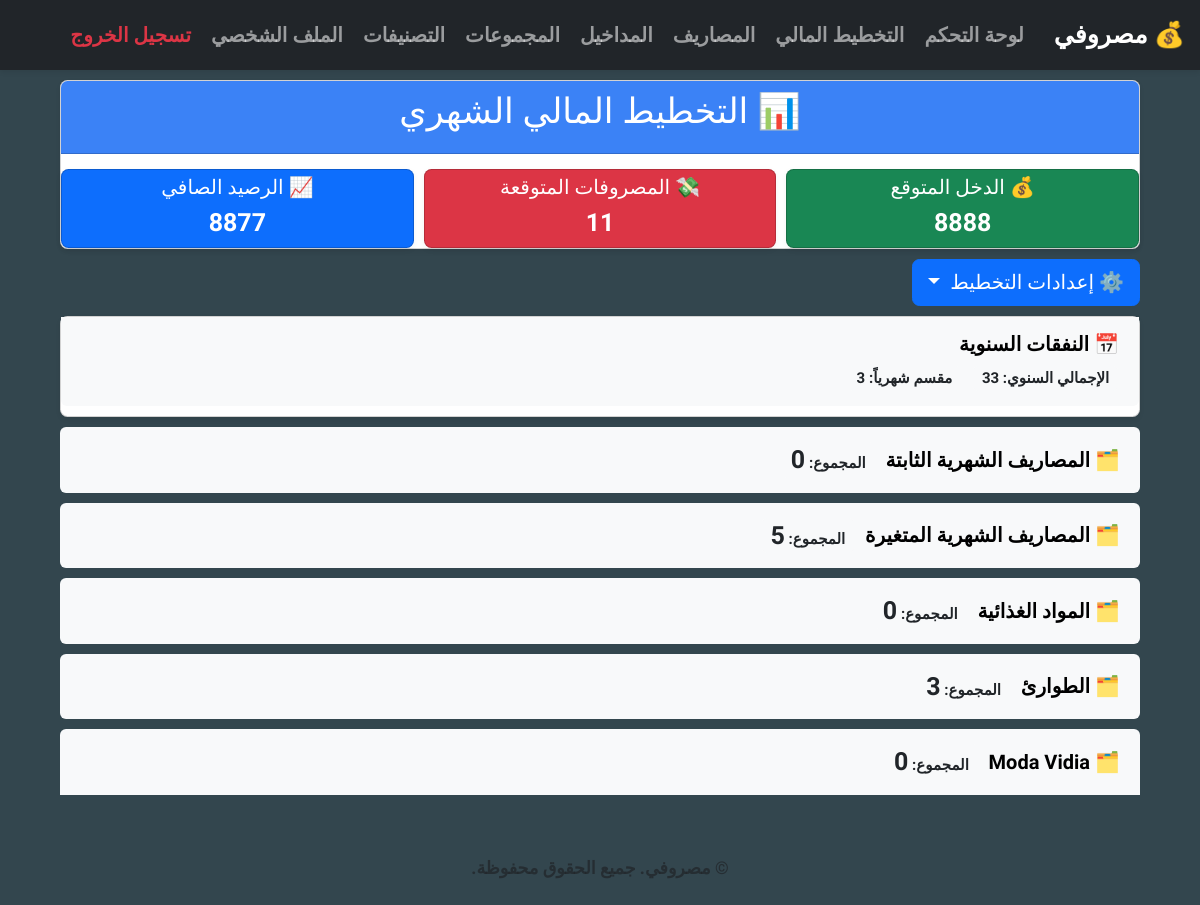
The page /planning_view/ (signed in) on the database its author committed.
### expenses/models.py (models this page shows, shortened)
class Group(models.Model):
    user = models.ForeignKey(CustomUser, on_delete=models.CASCADE)
    name = models.CharField(max_length=100)
    order = models.PositiveIntegerField()
    is_deleted = models.BooleanField(default=False)
    code = models.CharField(max_length=50, blank=True, null=True)
    protected = models.BooleanField(default=False)
    objects = UserScopedManager()
    class Meta:
        ordering = ['order']
        unique_together = ('user', 'code')  # ensures code is unique per user

### expenses/views.py (the view)
# urls.py: path('planning_view/', views.planning_view, name='planning_view'),
@login_required
def planning_view(request):
    user = request.user
    monthly_income = user.expected_monthly_income
    annual_group = Group.objects.for_user(user).filter(name__icontains='سنوي').first()
    groups = Group.objects.for_user(user).filter(is_deleted=False).exclude(id=annual_group.id if annual_group else None).prefetch_related(
        Prefetch('labels', queryset=Label.objects.filter(is_deleted=False).order_by('order'))
    )
    annual_labels = Label.objects.for_user(user).filter(group=annual_group, is_deleted=False) if annual_group else []
    annual_total = sum(label.expected_monthly for label in annual_labels)
    annual_monthly_equiv = annual_total / 12
    monthly_expense_total = sum(
        label.expected_monthly for group in groups for label in group.labels.all()
    ) + annual_monthly_equiv
    net_balance = monthly_income - monthly_expense_total
    for group in groups:
        group.total_expected = sum(label.expected_monthly for label in group.labels.all())
    return render(request, 'planning_page.html', {
        'monthly_income': monthly_income,
        'monthly_expense_total': monthly_expense_total,
        'net_balance': net_balance,
        'groups': groups,
        'annual_labels': annual_labels,
        'annual_total': annual_total,
        'annual_monthly_equiv': annual_monthly_equiv,
    })

### expenses/managers.py (called while the page is built)
    def for_user(self, user):
        return self.get_queryset().filter(user=user)

### expenses/templates/planning_page.html (shortened to what this page needs)
{% extends 'base.html' %}
{% block content %}
<div class="container mt-3">
    <div class="card shadow-sm ">
      <div class="card-header text-white text-center " >
          <h3 class="text-center mb-2">📊 التخطيط المالي الشهري</h3>
      </div>
      <div class="row g-2 mt-1">
        <div class="col-12 col-md-4">
          <div class="card text-bg-success h-100">
            <div class="card-body text-center py-1 px-1">
              <h6 class="mb-1">💰 الدخل المتوقع</h6>
              <p class="fs-5 mb-0">{{ monthly_income }}</p>
            </div>
          </div>
        </div>
        <div class="col-12 col-md-4">
          <div class="card text-bg-danger h-100">
            <div class="card-body text-center py-1 px-1">
              <h6 class="mb-1">💸 المصروفات المتوقعة</h6>
              <p class="fs-5 mb-0">{{ monthly_expense_total|floatformat:0 }}</p>
            </div>
          </div>
        </div>
        <div class="col-12 col-md-4">
          <div class="card {% if net_balance >= 0 %}text-bg-primary{% else %}text-bg-warning{% endif %} h-100">
            <div class="card-body text-center py-1 px-2">
              <h6 class="mb-1">📈 الرصيد الصافي</h6>
              <p class="fs-5 mb-0">{{ net_balance|floatformat:0 }}</p>
            </div>
          </div>
        </div>
      </div>
    </div>
      <div class="dropdown mb-2 mt-2">
        <button class="btn btn-primary dropdown-toggle" type="button" data-bs-toggle="dropdown">
          ⚙️ إعدادات التخطيط
        </button>
      </div>
    <div class="card shadow-sm mb-2">
      <div class="accordion-item mb-2">
        <h2 class="accordion-header" id="headingAnnual">
          <button class="accordion-button collapsed" type="button"
                  data-bs-toggle="collapse" data-bs-target="#collapseAnnual"
                  aria-expanded="false" aria-controls="collapseAnnual">
            <div class="w-100">
              <div class="d-flex justify-content-between align-items-center flex-wrap">
                <span>📅 النفقات السنوية</span>
              </div>
              <div class="d-flex justify-content-start flex-wrap mt-2 gap-2">
                <span class="badge bg-light text-dark">
                  الإجمالي السنوي: <span class="fw-bold">{{ annual_total }}</span>
                </span>
                <span class="badge bg-light text-dark">
                  مقسم شهرياً: <span class="fw-bold">{{ annual_monthly_equiv|floatformat:0 }}</span>
                </span>
              </div>
            </div>
          </button>
        </h2>
      </div>
    </div>
    {% for group in groups %}
      <div class="accordion-item mb-2">
        <h2 class="accordion-header" id="heading{{ group.id }}">
          <button class="accordion-button collapsed" type="button" data-bs-toggle="collapse"
                  data-bs-target="#collapse{{ group.id }}" aria-expanded="false" aria-controls="collapse{{ group.id }}">
            🗂️ {{ group.name }}
            <span class="badge bg-light text-dark ms-2">
              المجموع: <span class="fw-bold fs-5">{{ group.total_expected|floatformat:0 }}</span>
            </span>
          </button>
        </h2>
      </div>
    {% endfor %}
  </div>
{% endblock %}

### static/css/styles.css (style rules this page uses)
:root { --bs-primary: #0d6efd; --bs-success: #198754; --bs-danger: #dc3545; --bs-warning: #ffc107; --bs-info: #0dcaf0; --bs-light: #f8f9fa; --bs-dark: #030E18FF; --bs-secondary: #6B7280; --bs-cardheader: #3B82F6; --bs-darknavy:#192E5AFF; --app-bg: #33464EFF; }
html { font-weight: bold; font-size: 20px; }
body { direction: rtl; text-align: right; font-weight: bold; background-color: var(--app-bg); font-family: 'Tajawal', sans-serif; }
h2 { color: #D32189; }
.accordion-button { background-color: var(--bs-accordion); color: var(--white); font-weight: bold; border-radius: 6px; padding: 0.75rem 1rem; transition: background-color 0.3s ease; }
.accordion-button.collapsed { background-color: var(--bs-light); color: #000000; font-weight: bold; }
.card h2, .card h5 { font-weight: bold; }
.card { box-shadow: 0 2px 6px rgba(0,0,0,0.05); background-color: #fff; }
.card-header { background-color: var(--bs-cardheader); color: #fff; font-weight: 600; border-top-left-radius: 0.75rem; border-top-right-radius: 0.75rem; }

### rows shown on the page
Group: name "المصاريف الشهرية الثابتة", total_expected "0"
Group: name "المصاريف الشهرية المتغيرة", total_expected "5"
Group: name "المواد الغذائية", total_expected "0"
Group: name "الطوارئ", total_expected "3"
Group: name "Moda Vidia", total_expected "0"

### other values the page prints
{{ monthly_income }} "8888"
{{ monthly_expense_total|floatformat:0 }} "11"
{{ net_balance|floatformat:0 }} "8877"
{{ annual_total }} "33"
{{ annual_monthly_equiv|floatformat:0 }} "3"
